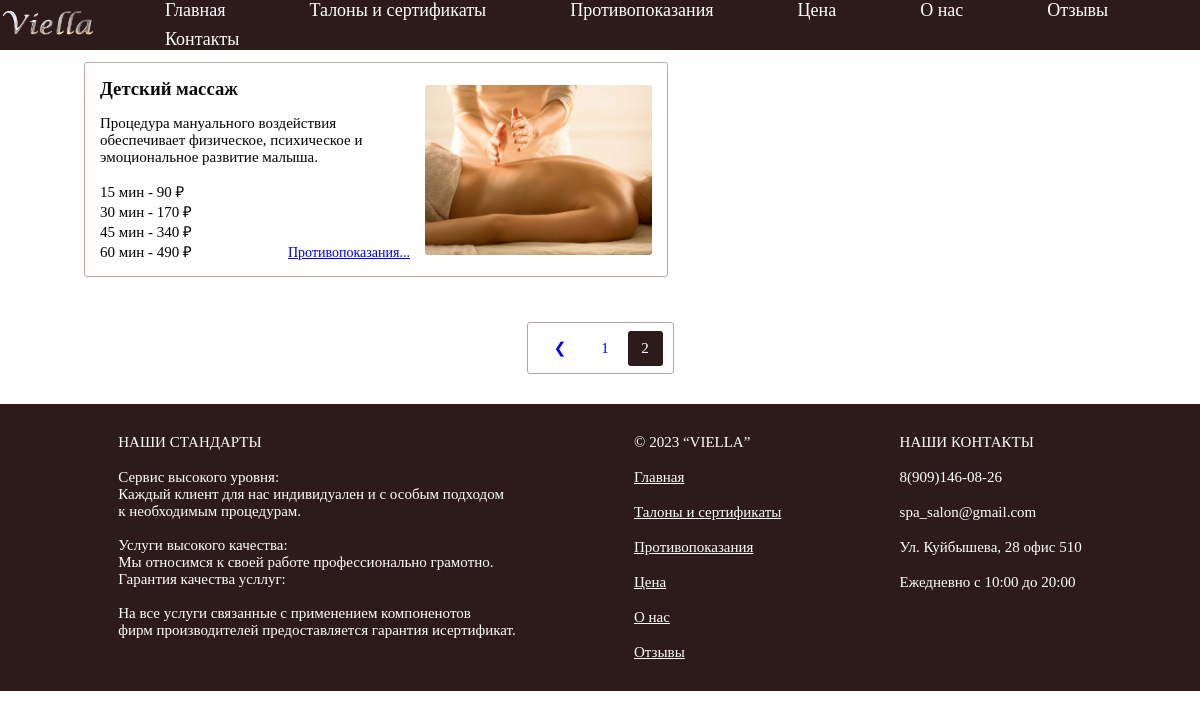
Before: /main/price/2/ with the older database file.
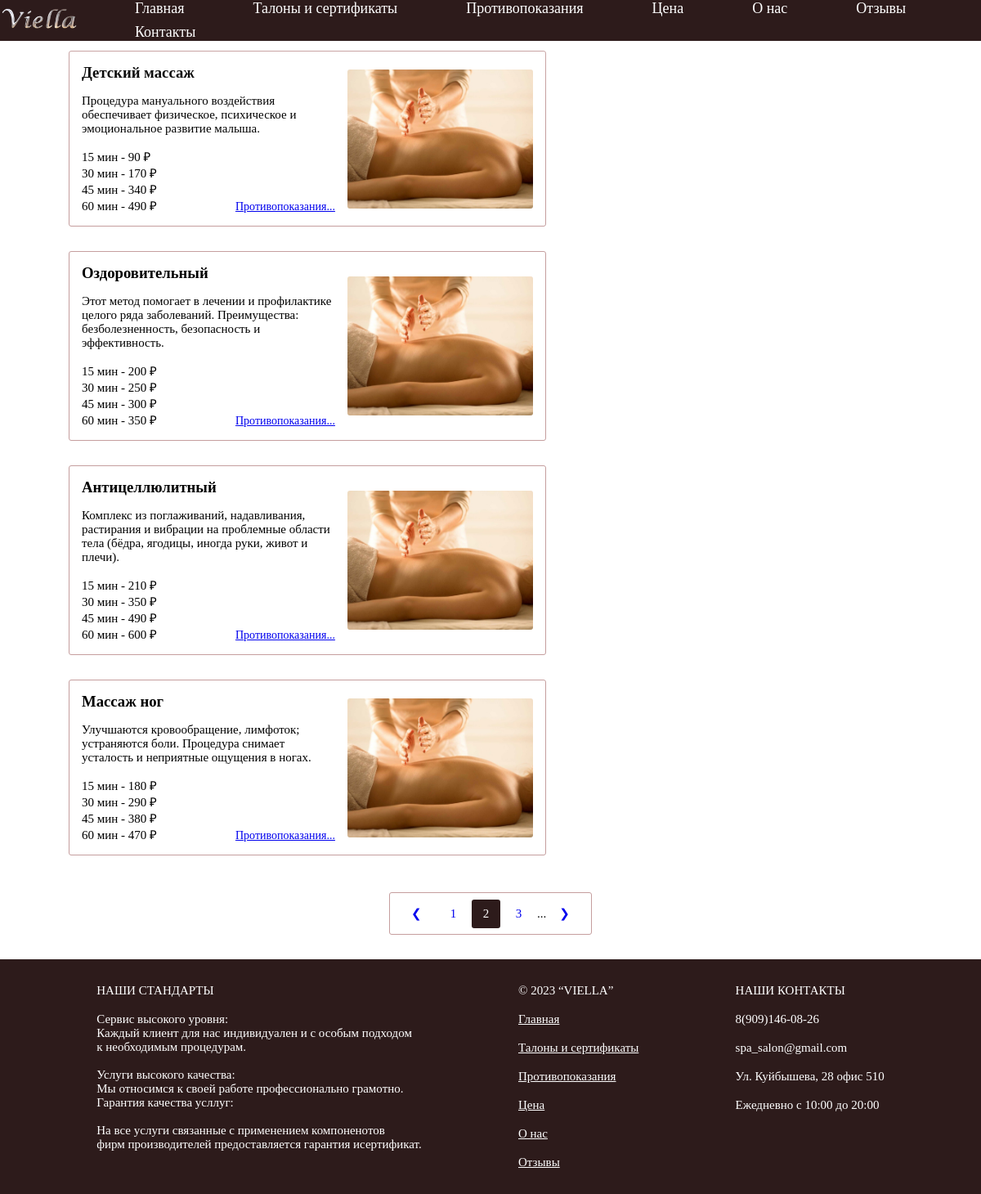
After: the same page with the newer database file.
### main/models.py (models this page shows, shortened)
class Massage(models.Model):
    name = models.CharField(max_length=32, verbose_name="Название массажа")
    description = models.TextField(verbose_name="Описание")
    fifteen_minutes = models.CharField(max_length=32, verbose_name='Цена за 15 минут')
    thirty_minutes = models.CharField(max_length=32, verbose_name='Цена за 30 минут')
    forty_five_minutes = models.CharField(max_length=32, verbose_name='Цена за 45 минут')
    sixty_minutes = models.CharField(max_length=32, verbose_name='Цена за 60 минут')
    image = models.ImageField(upload_to='%Y/%m/%d', verbose_name="Изображение")
    class Meta:
        ordering = ["id"]
        verbose_name = 'Массаж'
        verbose_name_plural = 'Массажи'

### main/views.py (the view)
# urls.py: path('price/<int:page_number>/', price_view, name='prices'),
def price_view(request, page_number = 1):
    massage = Massage.objects.all()
    paginator = Paginator(massage, 4)
    try:
        page_obj = paginator.page(page_number)
    except EmptyPage:
        if  page_number < 1:
            page_obj = paginator.page(1)
        else:
            page_obj = paginator.page(paginator.num_pages)
    context = {"massage_list": page_obj}
    return render(request, 'main/price.html', context)

### main/templates/main/price.html
{%extends 'root.html'%}
{%block content%}
<ul style="list-style-type: none;
            display: flex;
            width: 86%;
            flex-direction: row;
            flex-wrap: wrap;
            justify-content: space-between;">
    {%for massage in massage_list%}
    <div style="border: 1px solid #c59e9e;
                border-radius: 3px;
                background-color: white;
                margin: 15px 0px 15px 0px;
                padding: 15px;">
    <li>
        <div style="display: flex; align-items: center;">
        <div style="display: flex;
                    flex-direction: column;
                    width: 310px;">
        <h3>{{massage.name}}</h3>
        <p style="margin-top: 15px;">{{massage.description}}</p>
        <div style="display: flex;
                    align-items: flex-end;
                    justify-content: space-between;
                    margin-top: 15px;">
            <div style="display: flex; flex-direction: column;">
        <p>15 мин - {{massage.fifteen_minutes}} ₽</p>
        <p>30 мин - {{massage.thirty_minutes}} ₽</p>
        <p>45 мин - {{massage.forty_five_minutes}} ₽</p>
        <p>60 мин - {{massage.sixty_minutes}} ₽</p>
            </div>
        <div style="display: flex;">
        <a href="#">Противопоказания...</a>
        </div>
        </div>
        </div>
        <img style="height: 170px;
                    margin-left: 15px;
                    border-radius: 3px;"
                src = "{{massage.image.url}}">
    </li>
    </div>
    {%endfor%}
</ul>
<div class="page_box">
    {% if massage_list.has_previous %}
        <a  class="a_pag" href="{% url 'main:prices' massage_list.previous_page_number %}"><p class="page">❮</p></a>
        <a  class="a_pag" href="{% url 'main:prices' massage_list.previous_page_number %}"><p class="page">{{ massage_list.previous_page_number}}</p></a>
    {% endif %}
    <div class="page_style">
        <p class="page active">{{ massage_list.number }}</p>
    </div>
    {% if massage_list.has_next %}
        <a class="a_pag" href="{% url 'main:prices' massage_list.next_page_number %}"><p class="page">{{massage_list.next_page_number}}</p></a>
        <p>...</p>
        <a class="a_pag" href="{% url 'main:prices' massage_list.next_page_number %}"><p class="page">❯</p></a>
    {% endif %}
</div>
{%endblock%}

### templates/root.html (shortened to what this page needs)
{%load static%}
<!DOCTYPE html>
<html lang="en">
<head>
    <link rel="stylesheet" href="{%static 'css/style.css'%}">
    <link rel="stylesheet" href="{%static 'css/style_window.css'%}">
</head>
<body>
        <div class="top_panel">
            <a href="{% url 'main:main' %}"><img style="width: 100px;" src="{%static 'img/logo.png'%}"></a>
            <ul>
              <li><a class="top_a" href="{% url 'main:main' %}">Главная</a></li>
              <li> <a class="top_a" href="{% url 'talons_sertificats' %}">Талоны и сертификаты</a></li>
              <li><a class="top_a" href="{% url 'stop' %}">Противопоказания</a></li>
              <li><a class="top_a" href="{% url 'main:prices' page_number=1 %}">Цена</a></li>
              <li><a class="top_a" href="{% url 'about' %}">О нас</a></li>
              <li><a class="top_a" href="{% url 'comment' %}">Отзывы</a></li>
              <li><a class="top_a" href="{% url 'contact' %}">Контакты</a></li>
            </ul>
        </div>
    <div class="layouth">
    <p>тут могли бы быть хлебные крошки</p>
    </div>
    {%block content%}
    {%endblock%}
    <div class="footer">
        <div>
            <p>НАШИ СТАНДАРТЫ</p><br>
            <p>Сервис высокого уровня:<br>
                Каждый клиент для нас индивидуален и с особым подходом<br>
                к необходимым процедурам.<br>
                <br>
                Услуги высокого качества:<br>
                Мы относимся к своей работе профессионально грамотно.<br>
                Гарантия качества усллуг:<br>
                <br>
                На все услуги связанные с применением компоненотов<br>
                фирм производителей предоставляется гарантия исертификат.</p>
        </div>
        <div style="display: flex; flex-direction: column;">
            <p>© 2023 “VIELLA”</p><br>
            <a href="#">Главная</a><br>
            <a href="#">Талоны и сертификаты</a><br>
            <a href="#">Противопоказания</a><br>
            <a href="#">Цена</a><br>
            <a href="#">О нас</a><br>
            <a href="#">Отзывы</a>
        </div>
        <div>
            <p>НАШИ КОНТАКТЫ</p><br>
            <p>8(909)146-08-26</p><br>
            <p>spa_salon@gmail.com</p><br>
            <p>Ул. Куйбышева, 28 офис 510</p><br>
            <p>Ежедневно с 10:00 до 20:00</p>
        </div>
    </div>
</body>
</html>

### static/css/style.css (style rules this page uses)
* { margin: 0px; padding: 0px; }
body { display: flex; flex-wrap: nowrap; flex-direction: column; align-items: center; }
.layouth { display: flex; background-color: aqua; height: 100%; width: 87%; flex-direction: column; align-items: center; margin-top: 30px; }
.top_panel { background-color: #2d1b1b; height: 50px; display: flex; align-items: center; justify-content: center; width: 100%; overflow: hidden; position: fixed; z-index: 100; box-shadow: 0px 1px 2px 0px rgb(255 255 255 / 19%), 1px 1px 4px 0px rgb(255 255 255 / 23%), 1px 3px 80px 0px rgb(255 255 255 / 15%), 2px 4px 160px 0px rgb(255 255 255 / 15%); }
a { font-family: Century Gothic; font-size: 14px; }
.top_a { color: white; text-decoration: none; margin-left: 50px; font-size: 18px; }
p { font-family: Century Gothic; font-size: 15px; }
h3 { font-family: Century Gothic; }
.page { width: 35px; height: 35px; border-radius: 3px; display: flex; align-items: center; justify-content: center; }
.a_pag { text-decoration: none; padding: 5px; width: 35px; height: 35px; }
.page_box { display: flex; align-items: center; height: 50px; border: 1px solid #c59e9e; border-radius: 3px; padding: 0px 10px 0px 10px; margin-top: 30px; margin-bottom: 30px; }
.active { color: rgb(255, 255, 255); font-family: Century Gothic; }
.page_style { width: 35px; height: 35px; border-radius: 3px; background-color: #2d1b1b; display: flex; align-items: center; justify-content: center; }
.footer { background-color: #2d1b1b; width: 100%; color: white; display: flex; justify-content: space-evenly; padding: 30px 0px 30px 0px; }
.footer a { color: white; font-family: Century Gothic; font-size: 15px; }
.top_panel li { display: inline-block; margin: 0 15px; }
.top_panel a { text-decoration: none; color: #fff; display: block; position: relative; padding: 4px 0; }
.top_panel a::before { content: ""; width: 100%; height: 4px; position: absolute; left: 0; bottom: 0; background: #fff; transition: 0.5s transform ease; transform: scale3d(0,1,1); transform-origin: 0 50%; }

Changed rows visible on the page:
added Massage: name "Оздоровительный", description "Этот метод помогает в лечении и профилактике целого ряда заболеваний. Преимущества: безболезненность, безопасность и эффективность.", fifteen_minutes "200", thirty_minutes "250", forty_five_minutes "300", sixty_minutes "350", image (picture)
added Massage: name "Антицеллюлитный", description "Комплекс из поглаживаний, надавливания, растирания и вибрации на проблемные области тела (бёдра, ягодицы, иногда руки, живот и плечи).", fifteen_minutes "210", thirty_minutes "350", forty_five_minutes "490", sixty_minutes "600", image (picture)
added Massage: name "Массаж ног", description "Улучшаются кровообращение, лимфоток; устраняются боли. Процедура снимает усталость и неприятные ощущения в ногах.", fifteen_minutes "180", thirty_minutes "290", forty_five_minutes "380", sixty_minutes "470", image (picture)
Other visible differences:
{{ massage_list.next_page_number }}: (not shown) → "3"
